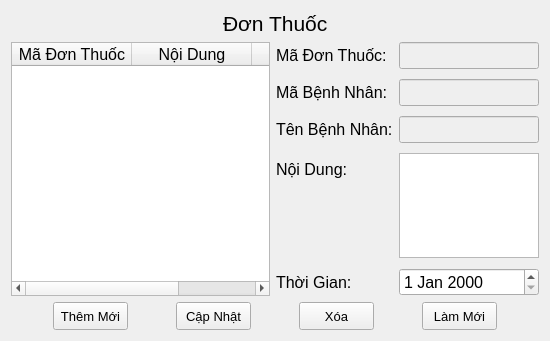
<?xml version="1.0" encoding="UTF-8"?>
<ui version="4.0">
 <class>Prescription</class>
 <widget class="QFrame" name="Prescription">
  <property name="geometry">
   <rect>
    <x>0</x>
    <y>0</y>
    <width>550</width>
    <height>341</height>
   </rect>
  </property>
  <property name="windowTitle">
   <string>Đơn Thuốc - IDPatient - FullName</string>
  </property>
  <property name="windowIcon">
   <iconset>
    <normaloff>Icon/icon_system.ico</normaloff>Icon/icon_system.ico</iconset>
  </property>
  <layout class="QVBoxLayout" name="verticalLayout">
   <item>
    <layout class="QHBoxLayout" name="horizontalLayout">
     <item>
      <spacer name="horizontalSpacer">
       <property name="orientation">
        <enum>Qt::Horizontal</enum>
       </property>
       <property name="sizeHint" stdset="0">
        <size>
         <width>40</width>
         <height>20</height>
        </size>
       </property>
      </spacer>
     </item>
     <item>
      <widget class="QLabel" name="label">
       <property name="font">
        <font>
         <pointsize>16</pointsize>
        </font>
       </property>
       <property name="text">
        <string>Đơn Thuốc</string>
       </property>
      </widget>
     </item>
     <item>
      <spacer name="horizontalSpacer_2">
       <property name="orientation">
        <enum>Qt::Horizontal</enum>
       </property>
       <property name="sizeHint" stdset="0">
        <size>
         <width>40</width>
         <height>20</height>
        </size>
       </property>
      </spacer>
     </item>
    </layout>
   </item>
   <item>
    <layout class="QHBoxLayout" name="horizontalLayout_3">
     <item>
      <widget class="QTableWidget" name="dataTabPresciption">
       <property name="font">
        <font>
         <family>MS Shell Dlg 2</family>
         <pointsize>12</pointsize>
        </font>
       </property>
       <property name="sizeAdjustPolicy">
        <enum>QAbstractScrollArea::AdjustToContentsOnFirstShow</enum>
       </property>
       <attribute name="horizontalHeaderDefaultSectionSize">
        <number>120</number>
       </attribute>
       <column>
        <property name="text">
         <string>Mã Đơn Thuốc</string>
        </property>
       </column>
       <column>
        <property name="text">
         <string>Nội Dung</string>
        </property>
       </column>
       <column>
        <property name="text">
         <string>Thời Gian</string>
        </property>
       </column>
      </widget>
     </item>
     <item>
      <layout class="QFormLayout" name="formLayout">
       <property name="verticalSpacing">
        <number>10</number>
       </property>
       <item row="0" column="0">
        <widget class="QLabel" name="label_2">
         <property name="font">
          <font>
           <family>MS Shell Dlg 2</family>
           <pointsize>12</pointsize>
          </font>
         </property>
         <property name="text">
          <string>Mã Đơn Thuốc:</string>
         </property>
        </widget>
       </item>
       <item row="0" column="1">
        <widget class="QLineEdit" name="txtIDPrescription">
         <property name="enabled">
          <bool>false</bool>
         </property>
         <property name="font">
          <font>
           <family>MS Shell Dlg 2</family>
           <pointsize>12</pointsize>
          </font>
         </property>
        </widget>
       </item>
       <item row="1" column="0">
        <widget class="QLabel" name="label_3">
         <property name="font">
          <font>
           <family>MS Shell Dlg 2</family>
           <pointsize>12</pointsize>
          </font>
         </property>
         <property name="text">
          <string>Mã Bệnh Nhân:</string>
         </property>
        </widget>
       </item>
       <item row="1" column="1">
        <widget class="QLineEdit" name="txtIDPatient">
         <property name="enabled">
          <bool>false</bool>
         </property>
         <property name="font">
          <font>
           <family>MS Shell Dlg 2</family>
           <pointsize>12</pointsize>
          </font>
         </property>
        </widget>
       </item>
       <item row="2" column="0">
        <widget class="QLabel" name="label_4">
         <property name="font">
          <font>
           <family>MS Shell Dlg 2</family>
           <pointsize>12</pointsize>
          </font>
         </property>
         <property name="text">
          <string>Tên Bệnh Nhân:</string>
         </property>
        </widget>
       </item>
       <item row="2" column="1">
        <widget class="QLineEdit" name="txtFullName">
         <property name="enabled">
          <bool>false</bool>
         </property>
         <property name="font">
          <font>
           <family>MS Shell Dlg 2</family>
           <pointsize>12</pointsize>
          </font>
         </property>
        </widget>
       </item>
       <item row="3" column="0">
        <widget class="QLabel" name="label_5">
         <property name="font">
          <font>
           <family>MS Shell Dlg 2</family>
           <pointsize>12</pointsize>
          </font>
         </property>
         <property name="text">
          <string>Nội Dung:</string>
         </property>
        </widget>
       </item>
       <item row="3" column="1">
        <widget class="QTextEdit" name="txtContent">
         <property name="font">
          <font>
           <family>MS Shell Dlg 2</family>
           <pointsize>12</pointsize>
          </font>
         </property>
        </widget>
       </item>
       <item row="4" column="0">
        <widget class="QLabel" name="label_6">
         <property name="font">
          <font>
           <family>MS Shell Dlg 2</family>
           <pointsize>12</pointsize>
          </font>
         </property>
         <property name="text">
          <string>Thời Gian:</string>
         </property>
        </widget>
       </item>
       <item row="4" column="1">
        <widget class="QDateEdit" name="deTime">
         <property name="font">
          <font>
           <family>MS Shell Dlg 2</family>
           <pointsize>12</pointsize>
          </font>
         </property>
        </widget>
       </item>
      </layout>
     </item>
    </layout>
   </item>
   <item>
    <layout class="QHBoxLayout" name="horizontalLayout_2">
     <item>
      <widget class="QPushButton" name="btAdd">
       <property name="minimumSize">
        <size>
         <width>75</width>
         <height>28</height>
        </size>
       </property>
       <property name="maximumSize">
        <size>
         <width>75</width>
         <height>28</height>
        </size>
       </property>
       <property name="font">
        <font>
         <pointsize>10</pointsize>
        </font>
       </property>
       <property name="cursor">
        <cursorShape>PointingHandCursor</cursorShape>
       </property>
       <property name="text">
        <string>Thêm Mới</string>
       </property>
      </widget>
     </item>
     <item>
      <widget class="QPushButton" name="btUpdate">
       <property name="minimumSize">
        <size>
         <width>75</width>
         <height>28</height>
        </size>
       </property>
       <property name="maximumSize">
        <size>
         <width>75</width>
         <height>28</height>
        </size>
       </property>
       <property name="font">
        <font>
         <pointsize>10</pointsize>
        </font>
       </property>
       <property name="cursor">
        <cursorShape>PointingHandCursor</cursorShape>
       </property>
       <property name="text">
        <string>Cập Nhật</string>
       </property>
      </widget>
     </item>
     <item>
      <widget class="QPushButton" name="btDel">
       <property name="minimumSize">
        <size>
         <width>75</width>
         <height>28</height>
        </size>
       </property>
       <property name="maximumSize">
        <size>
         <width>75</width>
         <height>28</height>
        </size>
       </property>
       <property name="font">
        <font>
         <pointsize>10</pointsize>
        </font>
       </property>
       <property name="cursor">
        <cursorShape>PointingHandCursor</cursorShape>
       </property>
       <property name="text">
        <string>Xóa</string>
       </property>
      </widget>
     </item>
     <item>
      <widget class="QPushButton" name="btRefresh">
       <property name="minimumSize">
        <size>
         <width>75</width>
         <height>28</height>
        </size>
       </property>
       <property name="maximumSize">
        <size>
         <width>75</width>
         <height>28</height>
        </size>
       </property>
       <property name="font">
        <font>
         <pointsize>10</pointsize>
        </font>
       </property>
       <property name="cursor">
        <cursorShape>PointingHandCursor</cursorShape>
       </property>
       <property name="text">
        <string>Làm Mới</string>
       </property>
      </widget>
     </item>
    </layout>
   </item>
  </layout>
 </widget>
 <resources/>
 <connections/>
</ui>
